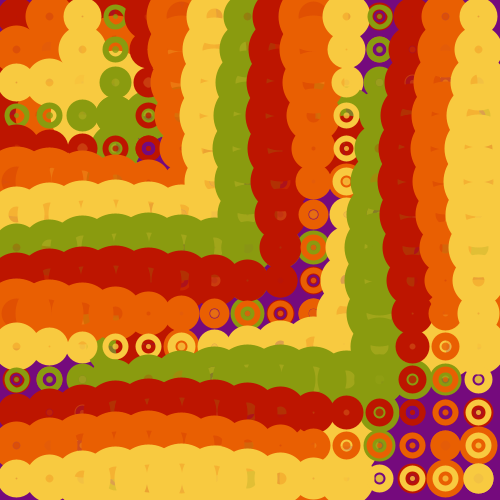
Frame 1 (no input)
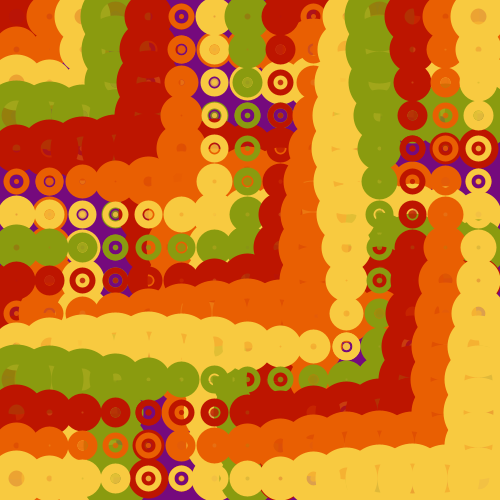
Frame 60 (the mouse pressed at the canvas centre just before this capture)
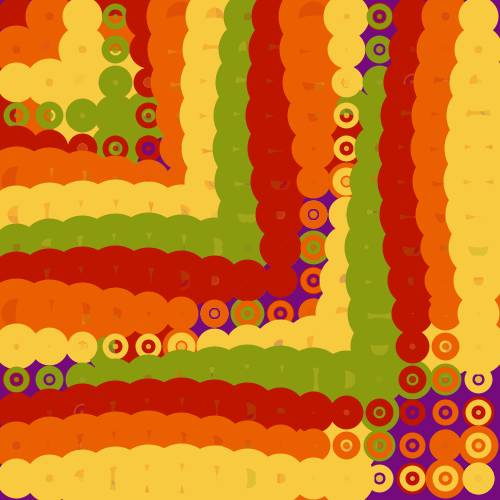
Frame 120 (the mouse held since frame 60 and released just before this capture)

The Processing sketch that drew these frames (run headless with seeded random() and noise(); from frame 60 on, the mouse is pressed at the canvas centre):

// Processing sketch: sketch4519
// ── sketch4519.pde

int columns=15; 
int rows = columns; 
float gap, theta, theta2; 
color[] palette = { 
  #BD1500, #E95F02, #F8CA40, #8A9B0F 
}; 
color bg = #750A7D; 
color[] palette2 = {
  20,30,40,50
};

void setup() { 
  size(500, 500); 
  strokeWeight(20); 
  gap=width/columns; 
  
} 

void draw() { 
  background(bg); 
  float theta2=PI/6; 
  for (int j=0; j<rows; j++) { 
  stroke(palette[j%palette.length], 300); 
  fill(palette[j%palette.length], 200); 
  theta2 += (TWO_PI/12); 
  float offSetY = map(sin(theta2), -1, 1, 0, TWO_PI); 
  for (int i=0; i<columns; i++) {  
      float offSetX = (TWO_PI/rows*i); 
      float x = (.5+i)*gap; 
      float y = (.5+j)*gap; 
      float sz = map(sin(theta+offSetX+offSetY), -1, 1, 5, gap*1.5);
      
      ellipse(x, y, sz, sz); 
      ellipse(y ,x, sz, sz);
      
} 
 } 

  theta -= .0523;  
} 
 
